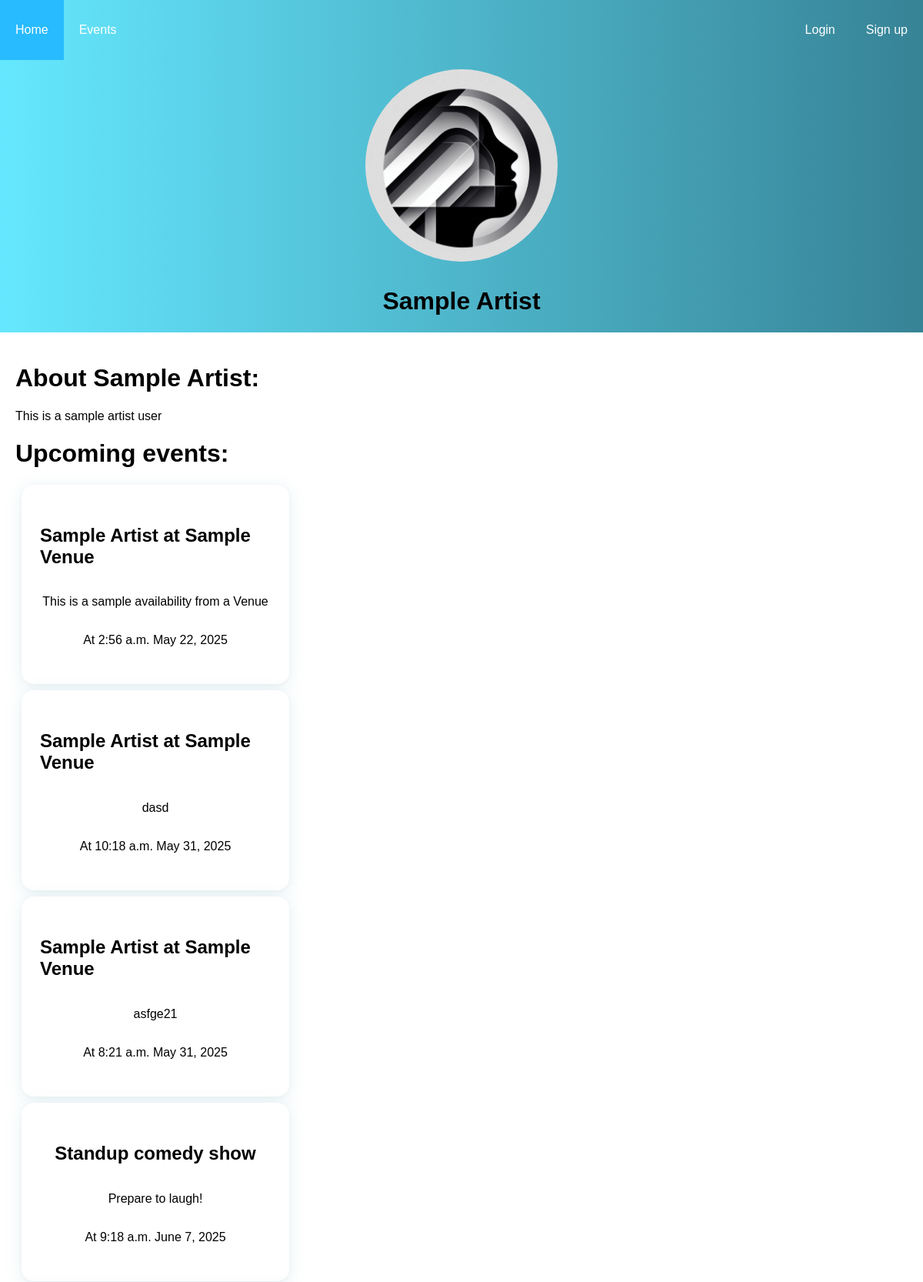
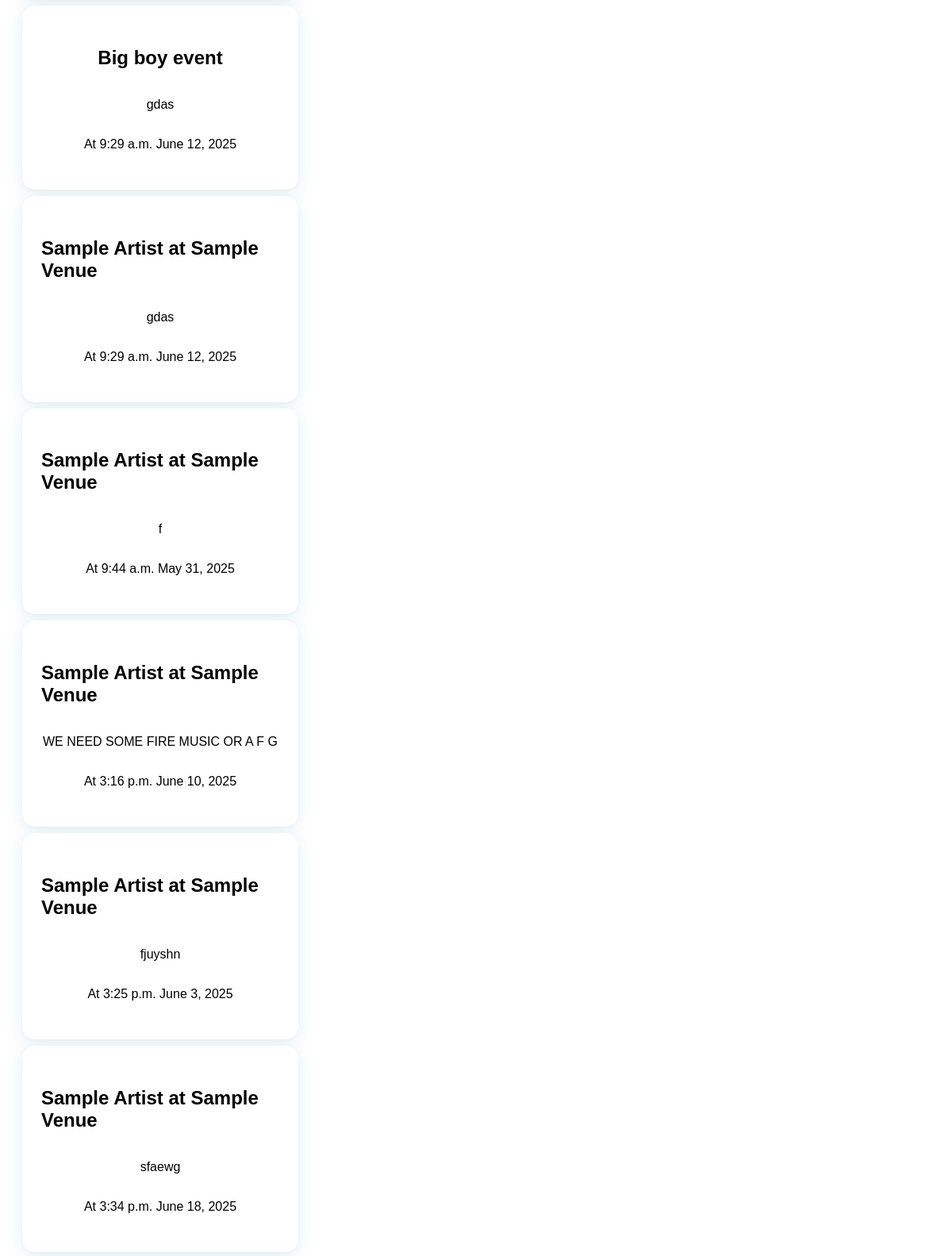
Screenshot of /artist/10/ (upper part) with the database file from the repository (2 pictures, top to bottom).
### app/models.py (models this page shows, shortened)
class Artist(models.Model):
    user = models.OneToOneField(
        User, on_delete=models.CASCADE, related_name="artist_user"
    )
    artistimage = models.ImageField(
        upload_to="artistpics/", default="artistpics/default.png", null=True, blank=True
    )
    artistfans = models.ManyToManyField(User, related_name="artist_fans", blank=True)
    genres = models.ManyToManyField(Genre, related_name="artists", blank=True)

class User(AbstractUser):
    choices = [
        ("fan", "Fan"),
        ("artist", "Artist"),
        ("venue", "Venue"),
        ("doorman", "Doorman"),
    ]
    role = models.CharField(max_length=100, choices=choices, default="fan")
    profilename = models.CharField(
        max_length=100
    )  # Name on profile different from username and full name
    bio = models.TextField(max_length=1000, null=True, blank=True)
    profilepic = models.ImageField(
        upload_to="profilepics/",
        default="profilepics/default.png",
        null=True,
        blank=True,
    )

class Events(models.Model):
    eventname = models.CharField(max_length=100)
    eventdate = models.DateField()
    eventtime = models.TimeField()
    location = models.ForeignKey(
        Location, on_delete=models.CASCADE, related_name="events"
    )
    eventdescription = models.TextField()
    eventimage = models.ImageField(
        upload_to="eventpics/", default="eventpics/default.png", null=True, blank=True
    )
    EventArtists = models.ManyToManyField(
        Artist, through="EventArtists", related_name="event_artists"
    )
    eventvenue = models.ForeignKey(
        Venue, on_delete=models.CASCADE, related_name="event_venue"
    )
    ticketsold = models.IntegerField(default=0)
    ticketprice = models.DecimalField(max_digits=5, decimal_places=2)
    genres = models.ManyToManyField(Genre, related_name="events")
    authorized_doormen = models.ManyToManyField(
        Doorman, related_name="events", blank=True
    )

### app/views.py (the view)
# urls.py: path("artist/<int:artist_id>/", views.artistprofile, name="artistprofile"),
def artistprofile(request, artist_id):
    artist = get_object_or_404(Artist, id=artist_id)
    events = Events.objects.filter(EventArtists=artist)
    return render(request, "artistprofile.html", {"artist": artist, "events": events})

### templates/artistprofile.html (shortened to what this page needs)
{%extends "base.html"%}
{%block content%}
<div class="profilepic"><img src="{{ artist.user.profilepic.url }}" width="20%" alt="Profile Picture">
    <h1>{{ artist.user.profilename }}</h1>
</div>
<div class="container">
    <h1>About {{artist.user.profilename}}:</h1>
    <p>{{artist.user.bio}}</p>
    <h1>Upcoming events:</h1>
    {%if events%}
    {%for event in events%}
    <div class="card">
        <h2><a href="{% url 'event' event.id %}">{{ event.eventname }}</a></h2>
        <p>{{event.eventdescription}}</p>
        <p>At {{event.eventtime}} {{event.eventdate}}</p>
    </div>
    {%endfor%}
    {%else%}
    <p>No upcoming events</p>
    {%endif%}
</div>
{%endblock%}

### static/css/base.css (style rules this page uses)
body { font-family: Verdana, Geneva, Tahoma, sans-serif; background: linear-gradient(rgb(255, 255, 255), rgb(255, 255, 255)); margin: 0; }
.container { max-width: 1200px; margin: 0 auto; padding: 20px; }
.card { background: #fff; border: none; box-shadow: 0 4px 24px rgba(33, 134, 166, 0.10), 0 1.5px 6px rgba(0, 0, 0, 0.04); padding: 2rem 1.5rem; font-size: 1em; border-radius: 16px; transition: transform 0.15s, box-shadow 0.15s; margin: 0.5rem; width: 300px; display: flex; flex-direction: column; align-items: center; }
.card a { display: block; height: 100%; width: 100%; color: inherit; text-decoration: none; }

### templates/artistprofile.html (style rules this page uses)
.profilepic { display: flex; justify-content: center; background: linear-gradient(to right, rgb(101, 232, 255), rgb(55, 131, 150)); flex-direction: column; align-items: center; }
img { border-radius: 50%; padding: 1%; border: 1%; width: 250px; height: 250px; }

### rows the page displays
Artist: user.profilepic (placeholder picture), user.profilename "Sample Artist", user.bio "This is a sample artist user"
Events: eventname "Sample Artist at Sample Venue", eventdescription "This is a sample availability from a Venue", eventtime "2:56 a.m.", eventdate "May 22, 2025"
Events: eventname "Sample Artist at Sample Venue", eventdescription "dasd", eventtime "10:18 a.m.", eventdate "May 31, 2025"
Events: eventname "Sample Artist at Sample Venue", eventdescription "asfge21", eventtime "8:21 a.m.", eventdate "May 31, 2025"
Events: eventname "Standup comedy show", eventdescription "Prepare to laugh!", eventtime "9:18 a.m.", eventdate "June 7, 2025"
Events: eventname "Big boy event", eventdescription "gdas", eventtime "9:29 a.m.", eventdate "June 12, 2025"
Events: eventname "Sample Artist at Sample Venue", eventdescription "gdas", eventtime "9:29 a.m.", eventdate "June 12, 2025"
Events: eventname "Sample Artist at Sample Venue", eventdescription "f", eventtime "9:44 a.m.", eventdate "May 31, 2025"
Events: eventname "Sample Artist at Sample Venue", eventdescription "WE NEED SOME FIRE MUSIC OR A F G", eventtime "3:16 p.m.", eventdate "June 10, 2025"
Events: eventname "Sample Artist at Sample Venue", eventdescription "fjuyshn", eventtime "3:25 p.m.", eventdate "June 3, 2025"
Events: eventname "Sample Artist at Sample Venue", eventdescription "sfaewg", eventtime "3:34 p.m.", eventdate "June 18, 2025"
